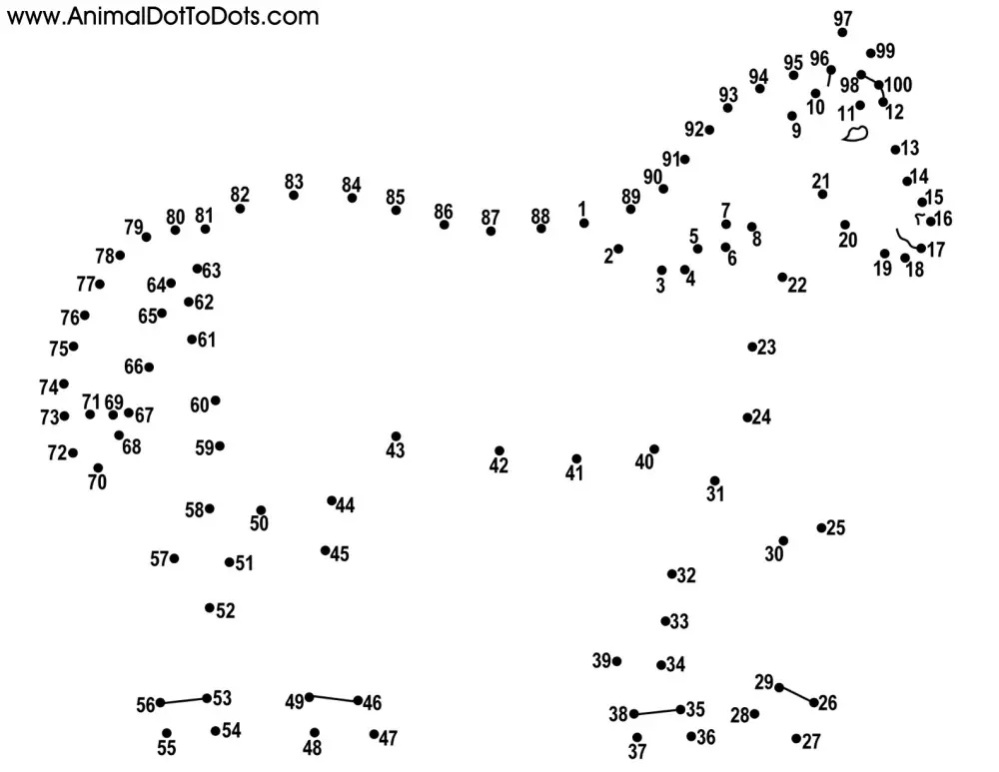
#> input picture src/drawing_robots/dsa/step_114_perspective_adaptive_gray.jpg, 999 x 772 px, found by its file name
$ python cirlce_detection.py
#> lines starting #> are read from the running program, lines starting #| are printed output that depends on the picture; after the words box and inside, x2 and y2 are one past the last pixel; in counts of white or black regions, pixels touching at a corner belong together
import cv2
import numpy as np
import os
import logging
import json
from typing import List, Tuple
from collections import Counter
import matplotlib.pyplot as plt


def load_transformed_image(input_folder="Output_pictures", step_name="perspective_adaptive_gray", step_number=13):
    """Load the transformed image from the previous processing script"""
#> called with input_folder = 'Output_pictures', step_name = 'perspective_adaptive_gray', step_number = 13
    base_path = os.path.dirname(os.path.abspath(__file__))
    filename = "step_114_perspective_adaptive_gray.jpg"
    image_path = os.path.join(base_path, input_folder, filename)

    if not os.path.exists(image_path):
        logging.error(f"Input image not found: {image_path}")
        return None

    image = cv2.imread(image_path)
#> image is the input picture: shape (772, 999, 3); min 0, max 255, mean 247.3
    if image is None:
        logging.error(f"Could not load image from {image_path}")
        return None

    logging.info(f"Loaded transformed image: {image.shape} from {filename}")
    return image


def auto_calibrate_multiple_thresholds(gray_image):
    """
    Test multiple thresholds and collect candidates from each
    """
    # Calculate image statistics
    mean_val = gray_image.mean()
#> mean_val = 247.3
    std_val = gray_image.std()
#> std_val = 37.79

    logging.info(f"Image stats: mean={mean_val:.1f}, std={std_val:.1f}")

    # Test multiple thresholds
    test_thresholds = [50, 80, 100, 120, 150, 180]
    all_candidates = []
    threshold_stats = []

    for thresh in test_thresholds:
        _, binary = cv2.threshold(gray_image, thresh, 255, cv2.THRESH_BINARY_INV)

        # Gentler morphological operations
        kernel = cv2.getStructuringElement(cv2.MORPH_ELLIPSE, (2, 2))
        binary = cv2.morphologyEx(binary, cv2.MORPH_OPEN, kernel, iterations=1)

        # Save debug binary for this threshold
        save_debug_image(binary, f"debug_threshold_{thresh}.jpg")

        # Find contours
        contours, _ = cv2.findContours(binary, cv2.RETR_EXTERNAL, cv2.CHAIN_APPROX_SIMPLE)

        # Save contour visualization
        contour_viz = cv2.cvtColor(binary, cv2.COLOR_GRAY2BGR)
        cv2.drawContours(contour_viz, contours, -1, (0, 255, 0), 1)
        save_debug_image(contour_viz, f"debug_contours_{thresh}.jpg")

        # Collect circle candidates from this threshold
        candidates = []
        for contour in contours:
            area = cv2.contourArea(contour)
            if 15 <= area <= 900:  # Reasonable area range
                perimeter = cv2.arcLength(contour, True)
                if perimeter > 0:
                    circularity = 4 * np.pi * area / (perimeter * perimeter)
                    if circularity > 0.5:  # Relaxed circularity
                        (x, y), radius = cv2.minEnclosingCircle(contour)
                        center = (int(x), int(y))
                        radius = int(radius)

                        if 3 <= radius <= 25:
                            candidate = {
                                'center': center,
                                'radius': radius,
                                'area': area,
                                'circularity': circularity,
                                'threshold': thresh
                            }
                            candidates.append(candidate)

        all_candidates.extend(candidates)
        threshold_stats.append((thresh, len(contours), len(candidates)))
        logging.info(f"Threshold {thresh}: {len(contours)} contours, {len(candidates)} circle candidates")
#> this loop made 6 passes
#> pass 1, in auto_calibrate_multiple_thresholds, `binary = cv2.morphologyEx(binary, cv2.MORPH_OPEN, kernel, iterations=1)`:
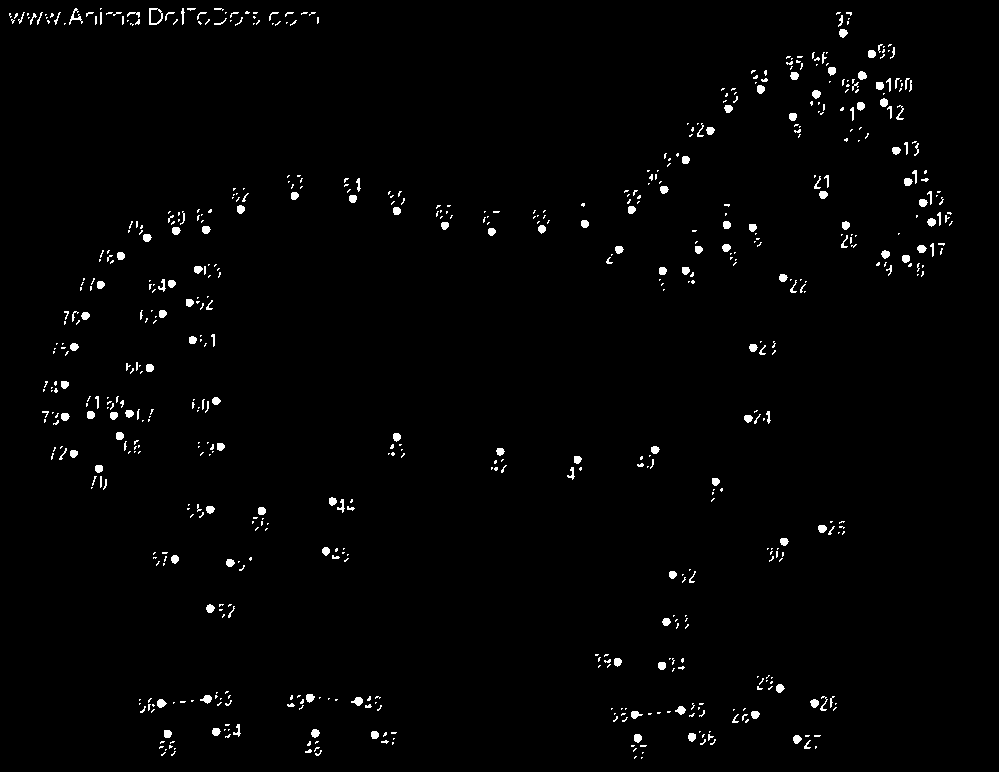
#> binary: shape (772, 999); 1.5% white; 670 white regions (496 under 20 px), largest, box (x1, y1, x2, y2) and area: (149, 8, 163, 25) 93, (69, 8, 83, 25) 71, (351, 697, 363, 706) 68
#> pass 1, in save_debug_image (call 2), `cv2.imwrite(output_path, image)`:
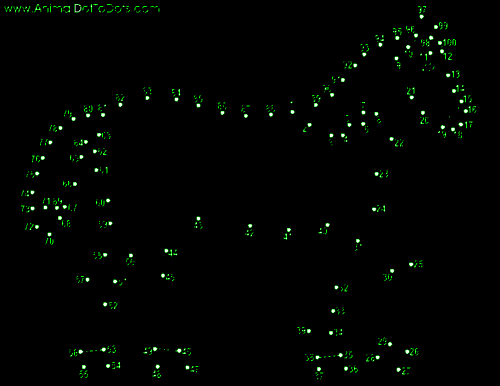
#> saved as debug_contours_50.jpg: shape (772, 999, 3) (shown at 1/2 size); mean B, G, R 1.3, 3.9, 1.3
#> after the loop:
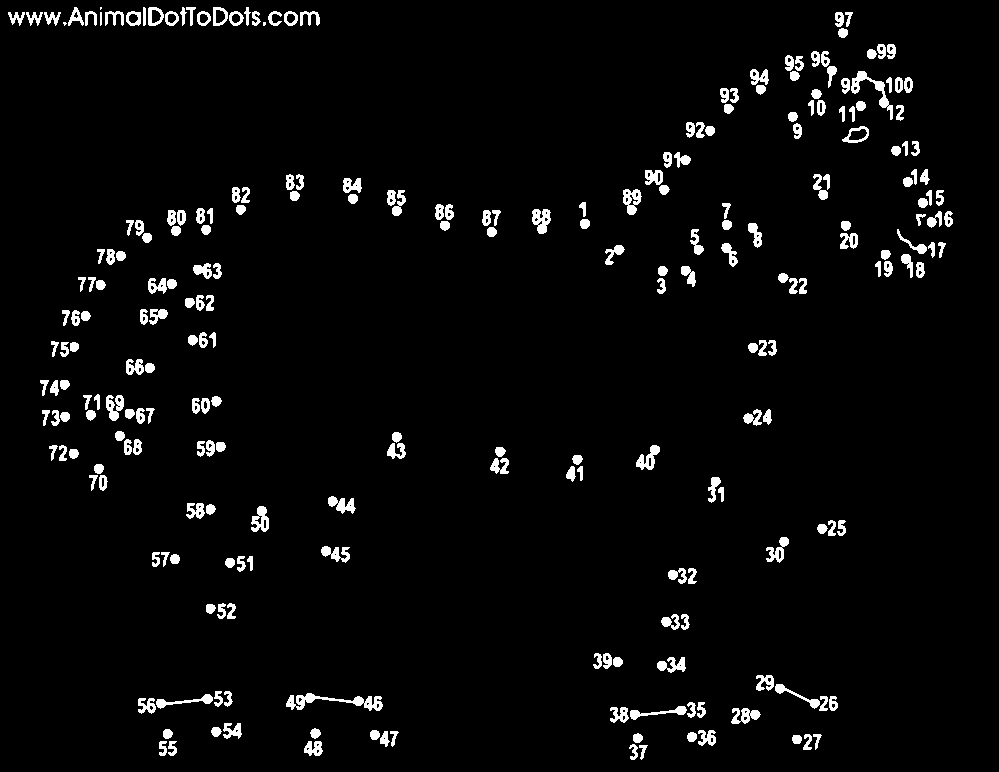
#> binary: shape (772, 999); 3.6% white; 255 white regions (3 under 20 px), largest, box (x1, y1, x2, y2) and area: (286, 693, 383, 711) 653, (851, 71, 893, 120) 460, (532, 209, 551, 234) 311
#> after the loop:
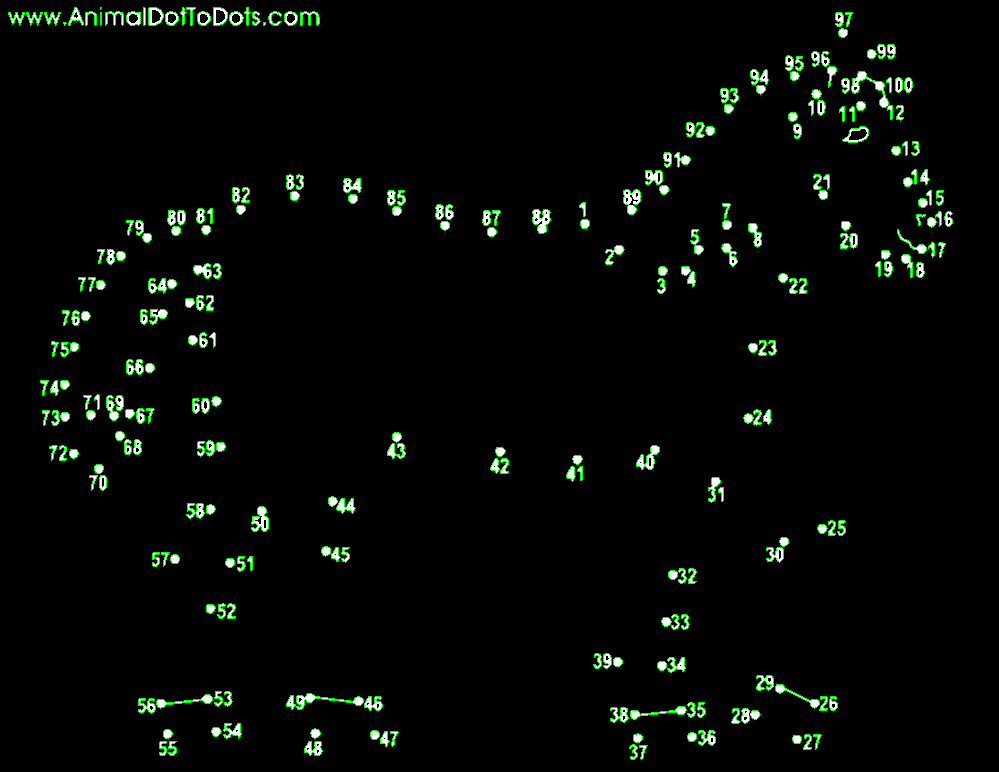
#> contour_viz: shape (772, 999, 3); mean B, G, R 5.3, 9.3, 5.3
#> after the loop, all_candidates = 689 items; threshold_stats = [(50, 670, 101), (80, 403, 113), (100, 318, 130), (120, 305, 131), (150, 291, 121), (180, 255, 93)]

    logging.info(f"Total candidates from all thresholds: {len(all_candidates)}")
    return all_candidates, threshold_stats


def detect_circles_blob_detector(image):
    """
    SimpleBlobDetector optimized for filled black circles
    """
    gray = cv2.cvtColor(image, cv2.COLOR_BGR2GRAY) if len(image.shape) == 3 else image.copy()

    # Invert for blob detection (blobs should be dark)
    inverted = 255 - gray

    # Setup SimpleBlobDetector parameters
    params = cv2.SimpleBlobDetector_Params()

    # Filter by Area
    params.filterByArea = True
    params.minArea = 20
    params.maxArea = 800

    # Filter by Circularity - more relaxed
    params.filterByCircularity = True
    params.minCircularity = 0.6  # Relaxed from 0.7

    # Filter by Convexity - more relaxed
    params.filterByConvexity = True
    params.minConvexity = 0.7  # Relaxed from 0.8

    # Filter by Inertia - more relaxed
    params.filterByInertia = True
    params.minInertiaRatio = 0.4  # Relaxed from 0.5

    # Don't filter by color
    params.filterByColor = False

    # Create detector
    detector = cv2.SimpleBlobDetector_create(params)

    # Detect blobs
    keypoints = detector.detect(inverted)

    candidates = []
    for kp in keypoints:
        x, y = int(kp.pt[0]), int(kp.pt[1])
        radius = int(kp.size / 2)  # SimpleBlobDetector returns diameter as size
        confidence = kp.response  # Use response as confidence

        candidate = {
            'center': (x, y),
            'radius': radius,
            'area': np.pi * radius * radius,
            'circularity': 1.0,  # Assume high circularity from blob detector
            'confidence': confidence,
            'method': 'blob'
        }
        candidates.append(candidate)

    logging.info(f"SimpleBlobDetector found {len(candidates)} circles")
    return candidates


def cluster_radius_groups(candidates, n_groups=2):
    """
    Use clustering to find multiple radius groups instead of just one
    """
    if len(candidates) < 3:
        return candidates

    radii = [c['radius'] for c in candidates]

    # Simple approach: find two most common radii
    radius_counts = Counter(radii)
    most_common = radius_counts.most_common(n_groups)

    if len(most_common) == 1:
        # Only one significant radius group
        target_radius = most_common[0][0]
        tolerance = max(2, target_radius // 4)
        filtered = [c for c in candidates if abs(c['radius'] - target_radius) <= tolerance]
    else:
        # Multiple radius groups
        filtered = []
        for target_radius, count in most_common:
            if count >= 2:  # At least 2 circles of this size
                tolerance = max(2, target_radius // 4)
                group_circles = [c for c in candidates if abs(c['radius'] - target_radius) <= tolerance]
                filtered.extend(group_circles)

        # Remove duplicates
        seen_positions = set()
        unique_filtered = []
        for c in filtered:
            pos = c['center']
            if pos not in seen_positions:
                seen_positions.add(pos)
                unique_filtered.append(c)
        filtered = unique_filtered

    logging.info(f"Radius clustering: {len(candidates)} -> {len(filtered)} circles")
    return filtered


def detect_circles_combined_improved(image):
    """
    Improved combined detection with multiple methods
    """
    if len(image.shape) == 3:
        gray = cv2.cvtColor(image, cv2.COLOR_BGR2GRAY)
    else:
        gray = image.copy()

    all_candidates = []

    # Method 1: Multi-threshold contour detection
    logging.info("Running multi-threshold contour detection...")
    contour_candidates, threshold_stats = auto_calibrate_multiple_thresholds(gray)
#> contour_candidates = 689 items
#> (the rest of the program and of its run is left out)
